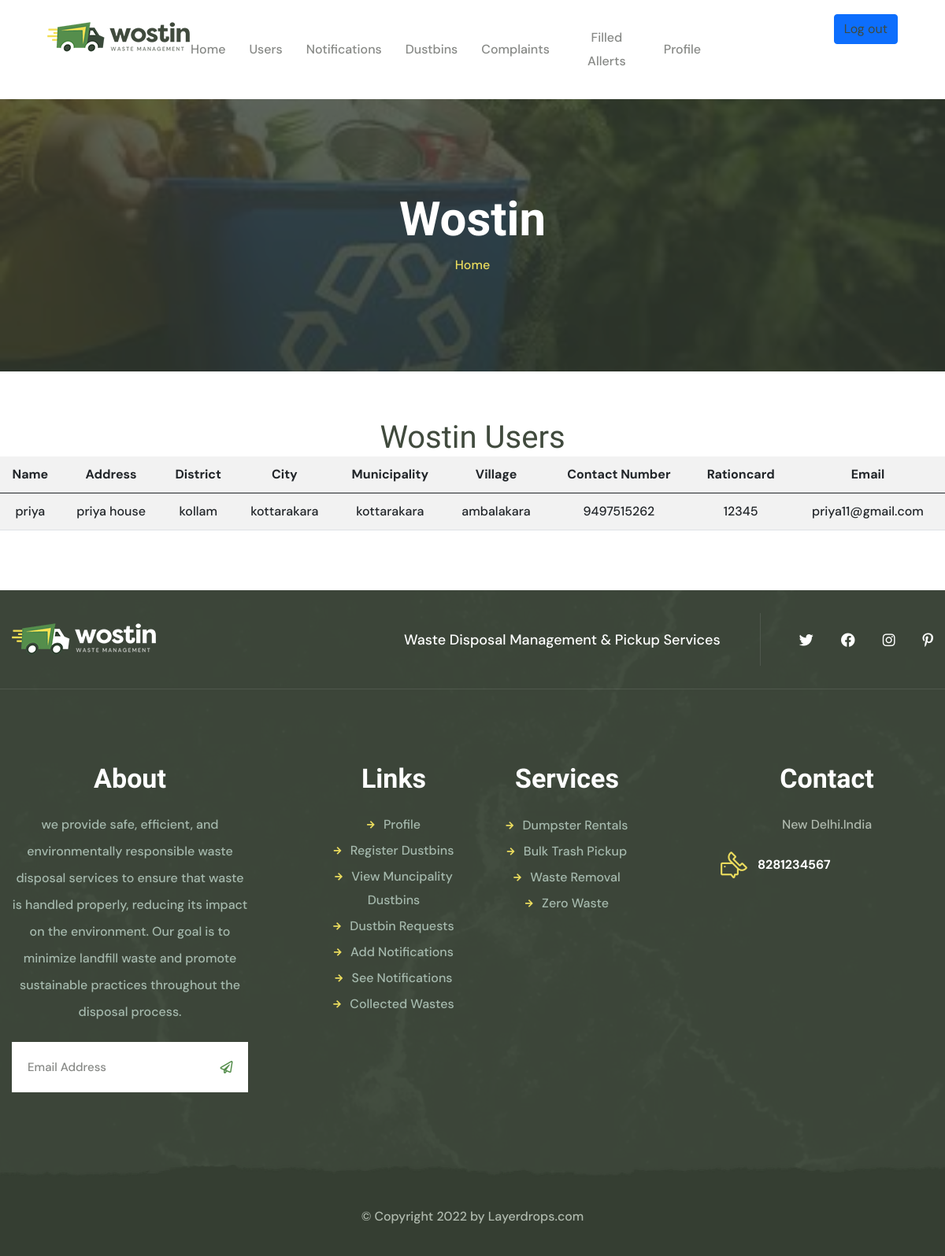
The app's page /muncipality_user_view (signed in) with its own data.
### swmapp/models.py (models this page shows)
class PublicReg(models.Model):
    name = models.CharField(max_length=100)
    address = models.TextField()
    district = models.CharField(max_length=100)
    city = models.CharField(max_length=100)
    muncipality = models.ForeignKey(MuncipalityReg,on_delete=models.CASCADE)
    village = models.CharField(max_length=100)
    contact_no = models.IntegerField(unique=True)
    rationcard_no = models.IntegerField(unique=True)
    login_id = models.OneToOneField(LoginTable,on_delete=models.CASCADE,related_name="log")

class MuncipalityReg(models.Model):
    muncipality_name = models.CharField(max_length=100)
    address = models.TextField()
    city = models.CharField(max_length=100)
    thaluk = models.CharField(max_length=100)
    contact_no = models.IntegerField()
    login_id = models.ForeignKey(LoginTable,on_delete=models.CASCADE)
    def __str__(self):
         return self.muncipality_name

class LoginTable(models.Model):
    email = models.EmailField(unique=True)
    password = models.CharField(max_length=10)
    usertype = models.CharField(max_length=20,null=True)
    status = models.IntegerField(default=0)

### swmapp/views.py (the view)
# urls.py: path('muncipality_user_view', views.muncipality_user_view, name='muncipality_user_view'),
def muncipality_user_view(request):
    login_id = request.session.get('muncipalityid')
    if not login_id:
        return render(request, 'muncipality_user_view.html', {'error': 'You are not logged in as a municipality.'})
    try:
        muncipalitydata = MuncipalityReg.objects.get(login_id__id=login_id)
        publicdata = PublicReg.objects.filter(muncipality=muncipalitydata)
        return render(request, 'muncipality_user_view.html', {'muncipality_user_view': publicdata})
    except MuncipalityReg.DoesNotExist:
        return render(request, 'muncipality_user_view.html', {'error': 'Municipality not found.'})

### swmapp/templates/muncipality_user_view.html (shortened to what this page needs)
{% extends 'muncipal_header.html' %}
{% block content %}
<html>
<head>
</head>
<body align="center">
    <h1>Wostin Users</h1>
    <table class="table table-striped" align="center">
        <tr>
            <th>Name</th>
            <th>Address</th>
            <th>District</th>
            <th>City</th>
            <th>Municipality</th>
            <th>Village</th>
            <th>Contact Number</th>
            <th>Rationcard</th>
            <th>Email</th>
          </tr>
        <tbody>
          {% for data in muncipality_user_view %}
           <tr>
           <td>{{ data.name }}</td>
           <td>{{ data.address }}</td>
           <td>{{ data.district }}</td>
           <td>{{ data.city }}</td>
           <td>{{ data.muncipality }}</td>
           <td>{{ data.village }}</td>
           <td>{{ data.contact_no }}</td>
           <td>{{ data.rationcard_no }}</td>
           <td>{{ data.login_id.email }}</td>
           </tr>
          {% endfor %}
        </tbody>
    </table>
</body>
</html>
{% endblock %}

### records on screen
PublicReg: name "priya", address "priya house", district "kollam", city "kottarakara", muncipality "kottarakara", village "ambalakara", contact_no "9497515262", rationcard_no "12345", login_id.email "priya11@gmail.com"
